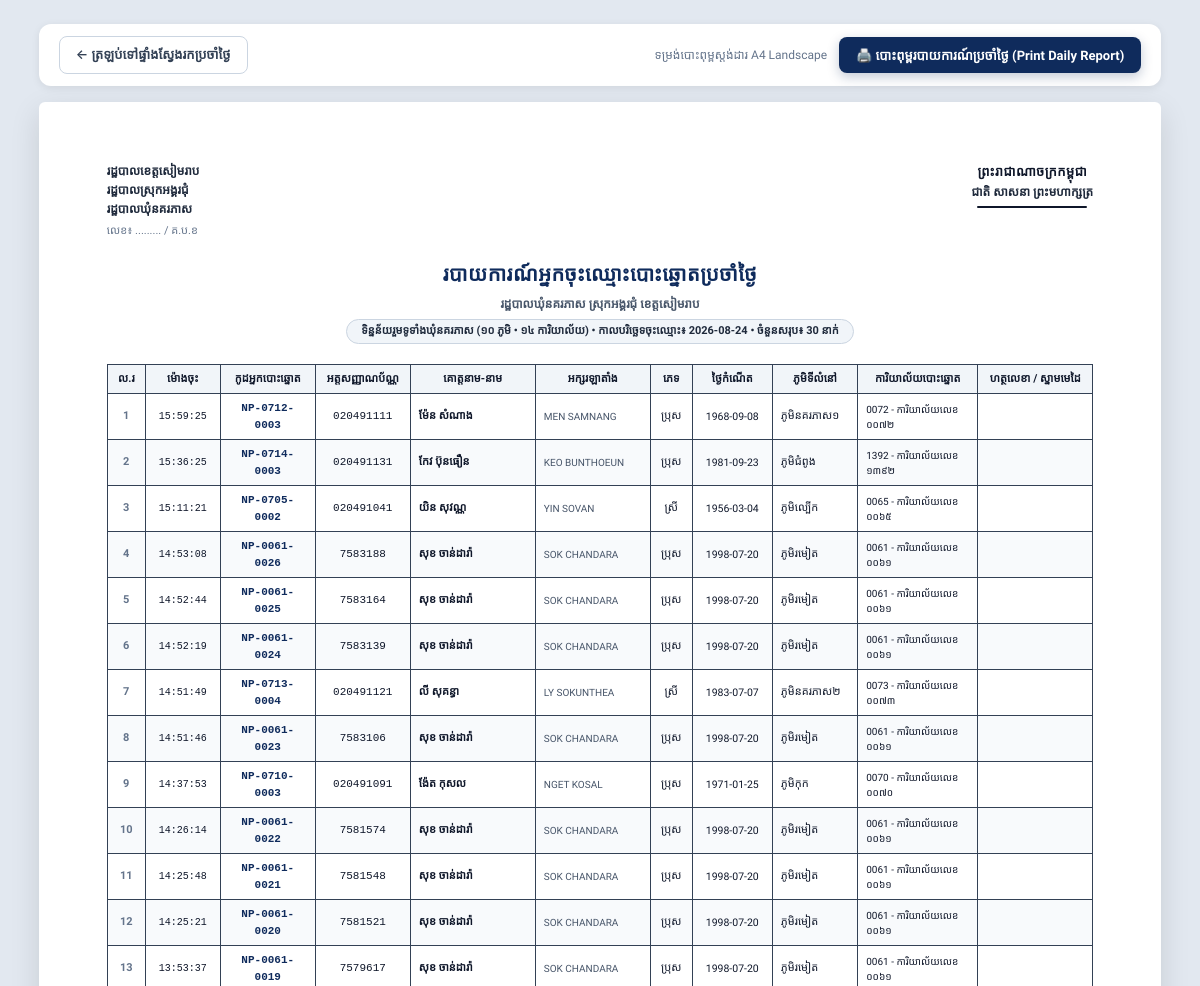
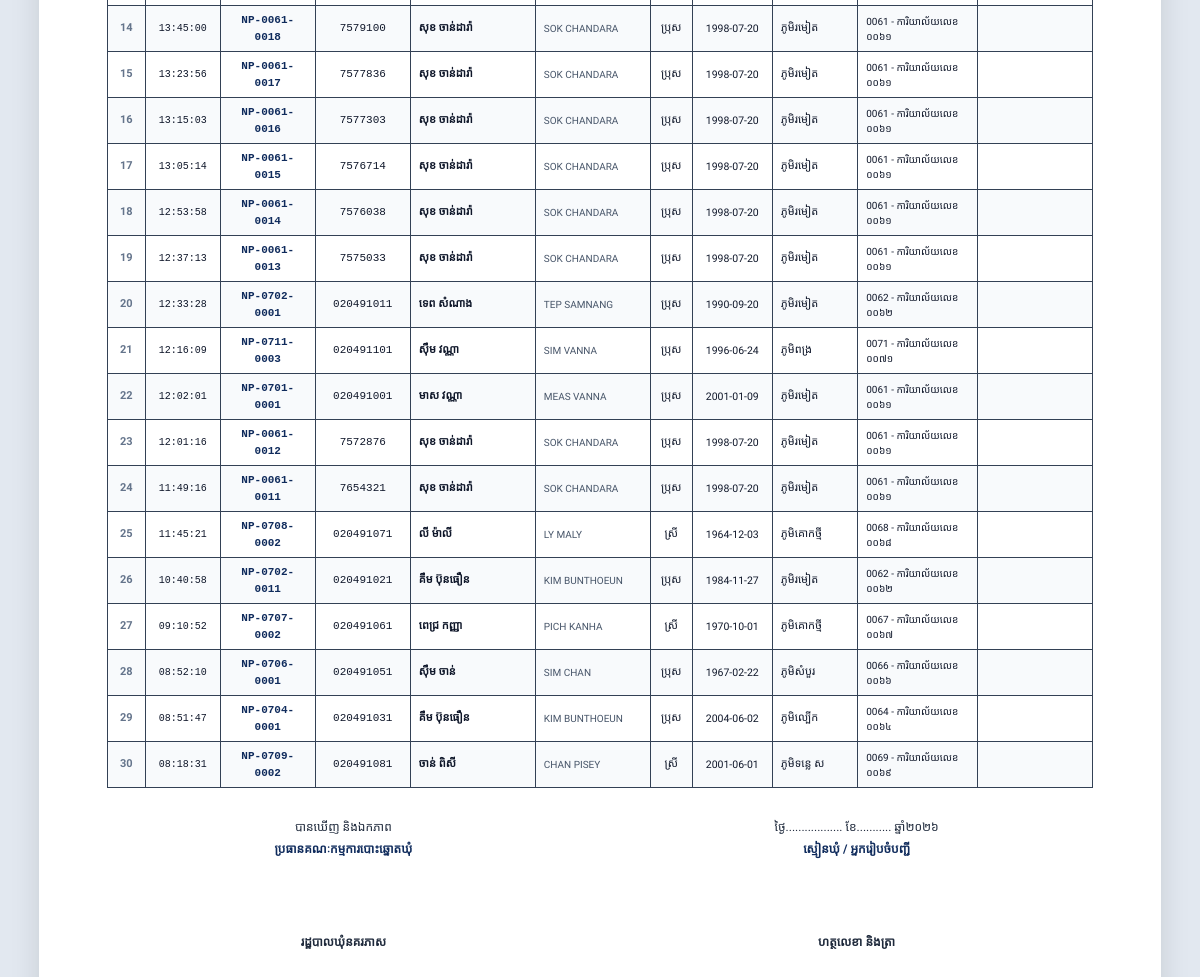
/reports/daily/print?date=2026-08-24 (signed in), run on an earlier commit of the app's database (2 pictures, top to bottom).
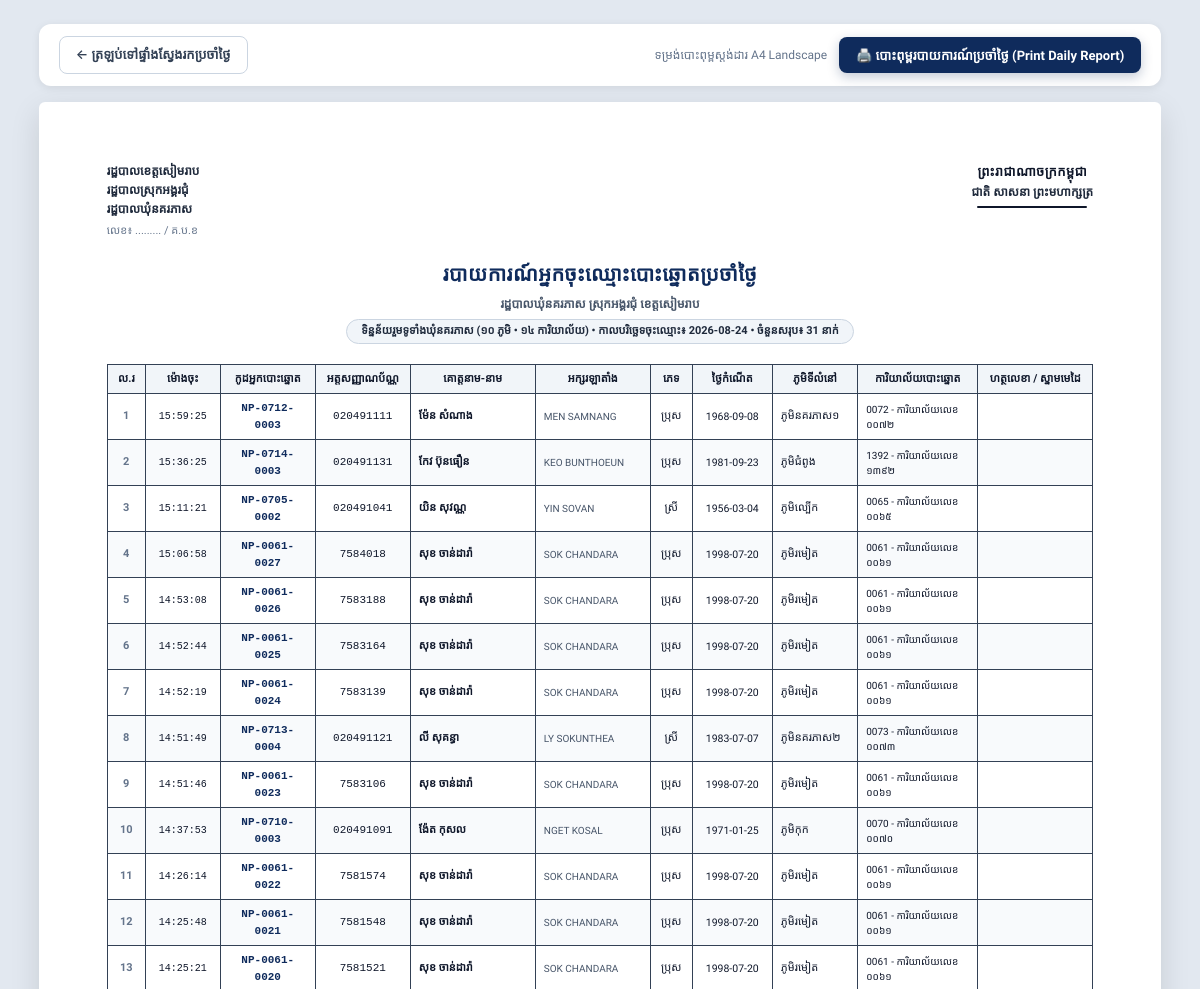
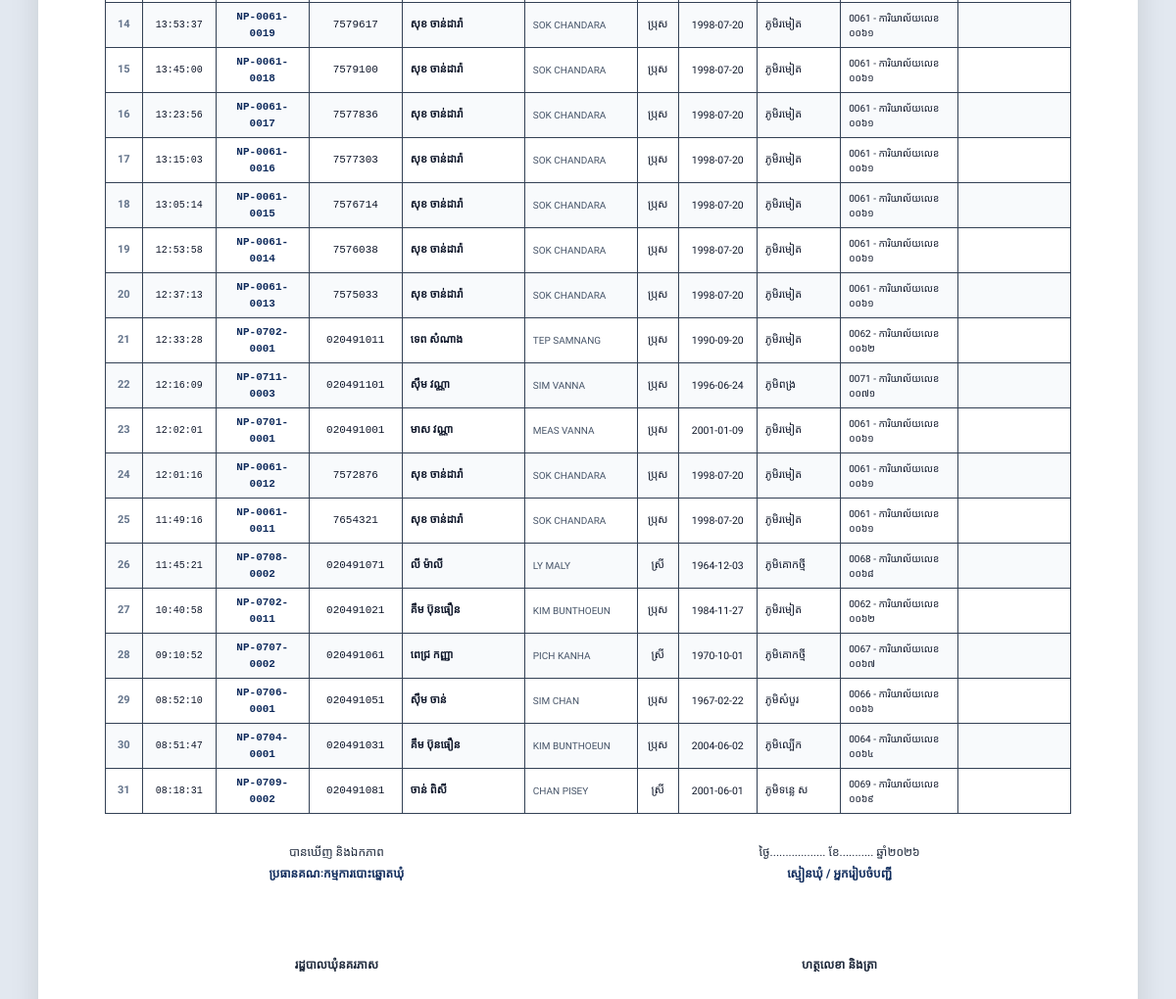
And on a later commit of the database (2 pictures, top to bottom).
### app/models.py (models this page shows, shortened)
class Voter(Base):
    __tablename__ = "voters"
    id = Column(Integer, primary_key=True, index=True)
    voter_code = Column(String(50), unique=True, index=True, nullable=False) # e.g. NP-0701-0001
    list_no = Column(Integer, nullable=False)                                # 1, 2, 3 in station
    national_id = Column(String(50), unique=True, index=True, nullable=False) # 9 or 10 digit Khmer ID card
    name_kh = Column(String(100), nullable=False)                            # ឈ្មោះខ្មែរ (e.g. ស៊ឹម ចាន់ថន)
    name_en = Column(String(100), nullable=False)                            # ឈ្មោះឡាតាំង (e.g. SIM CHANTHORN)
    gender = Column(String(20), nullable=False)                              # ប្រុស / ស្រី
    dob = Column(String(50), nullable=False)                                 # 1990-04-15 or 1990
    address = Column(String(255), nullable=True)                             # ក្រុមទី...
    village_id = Column(Integer, ForeignKey("villages.id"), nullable=False)
    station_id = Column(Integer, ForeignKey("polling_stations.id"), nullable=False)
    status = Column(String(30), default="active")                            # active, moved, deceased, suspended
    photo_url = Column(String(255), nullable=True)                          # Profile photo path
    has_voted = Column(Boolean, default=False)
    voted_at = Column(DateTime, nullable=True)
    voted_by_user_id = Column(Integer, ForeignKey("users.id"), nullable=True)
    notes = Column(Text, nullable=True)
    created_at = Column(DateTime, default=datetime.datetime.utcnow)
    updated_at = Column(DateTime, default=datetime.datetime.utcnow, onupdate=datetime.datetime.utcnow)
    village = relationship("Village", back_populates="voters")
    station = relationship("PollingStation", back_populates="voters")
    voted_by_user = relationship("User", foreign_keys=[voted_by_user_id])

class Village(Base):
    __tablename__ = "villages"
    id = Column(Integer, primary_key=True, index=True)
    code = Column(String(20), unique=True, index=True, nullable=False) # e.g. V01 to V10
    name_kh = Column(String(100), nullable=False)                     # e.g. ភូមិរមៀត
    name_en = Column(String(100), nullable=False)                     # e.g. Romiet Village
    chief_name = Column(String(100), nullable=True)                  # e.g. លោក ឈុន វុទ្ធី
    chief_phone = Column(String(50), nullable=True)                  # e.g. 012 345 678
    total_households = Column(Integer, default=0)
    created_at = Column(DateTime, default=datetime.datetime.utcnow)
    stations = relationship("PollingStation", back_populates="village")
    voters = relationship("Voter", back_populates="village")
    users = relationship("User", back_populates="village")

class PollingStation(Base):
    __tablename__ = "polling_stations"
    id = Column(Integer, primary_key=True, index=True)
    code = Column(String(20), unique=True, index=True, nullable=False) # e.g. 0701 to 0714
    name = Column(String(150), nullable=False)                         # e.g. ការិយាល័យលេខ ០៧០១
    location = Column(String(200), nullable=False)                     # e.g. សាលាបឋមសិក្សារមៀត (បន្ទប់ទី១)
    capacity = Column(Integer, default=600)                            # Maximum capacity
    village_id = Column(Integer, ForeignKey("villages.id"), nullable=True)
    officer_name = Column(String(100), nullable=True)                  # Head of polling station
    officer_phone = Column(String(50), nullable=True)
    created_at = Column(DateTime, default=datetime.datetime.utcnow)
    village = relationship("Village", back_populates="stations")
    voters = relationship("Voter", back_populates="station")
    users = relationship("User", back_populates="station")

### app/routes/report_routes.py (the view)
@router.get("/reports/daily/print", response_class=HTMLResponse)
def print_daily_registrations(
    request: Request,
    date: str = Query(..., description="Date YYYY-MM-DD"),
    village_id: str = Query("", description="Village ID"),
    station_id: str = Query("", description="Station ID"),
    db: Session = Depends(get_db)
):
    current_user = get_current_user_optional(request, db)
    if not current_user:
        return RedirectResponse(url="/login", status_code=302)
    query = db.query(Voter).filter(func.date(Voter.created_at) == date)
    village = None
    station = None
    if village_id and village_id.isdigit():
        village = db.query(Village).filter(Village.id == int(village_id)).first()
        if village:
            query = query.filter(Voter.village_id == int(village_id))
    if station_id and station_id.isdigit():
        station = db.query(PollingStation).filter(PollingStation.id == int(station_id)).first()
        if station:
            query = query.filter(Voter.station_id == int(station_id))
    voters = query.order_by(Voter.created_at.desc(), Voter.list_no.asc()).all()
    return templates.TemplateResponse(request=request, name="reports/daily_print.html", context={
        "current_user": current_user,
        "selected_date": date,
        "voters": voters,
        "village": village,
        "station": station,
        "now": datetime.datetime.now()
    })

### app/templates/reports/daily_print.html (shortened to what this page needs)
<!DOCTYPE html>
<html lang="km">
<head>
    <link rel="stylesheet" href="/static/css/style.css?v=4.0">
    <link rel="stylesheet" href="/static/css/print.css?v=4.0" media="print">
</head>
<body>
    <div class="print-toolbar">
        <a href="/reports/daily?date={{ selected_date }}" class="btn btn-outline">
            ← ត្រឡប់ទៅផ្ទាំងស្វែងរកប្រចាំថ្ងៃ
        </a>
        <div style="display: flex; align-items: center; gap: 12px;">
            <span style="font-size: 12px; color: #64748b;">ទម្រង់បោះពុម្ពស្តង់ដារ A4 Landscape</span>
            <button onclick="window.print()" class="btn btn-primary">
                🖨️ បោះពុម្ពរបាយការណ៍ប្រចាំថ្ងៃ (Print Daily Report)
            </button>
        </div>
    </div>
    <div class="sheet">
        <div class="doc-header">
            <div class="doc-header-left">
                <div>រដ្ឋបាលខេត្តសៀមរាប</div>
                <div>រដ្ឋបាលស្រុកអង្គរជុំ</div>
                <div>រដ្ឋបាលឃុំនគរភាស</div>
                <div style="font-size: 11px; font-weight: normal; color: #64748b; margin-top: 2px;">លេខ៖ ......... / គ.ប.ខ</div>
            </div>
            <div class="doc-header-right">
                <h3>ព្រះរាជាណាចក្រកម្ពុជា</h3>
                <p>ជាតិ សាសនា ព្រះមហាក្សត្រ</p>
                <div class="header-decor"></div>
            </div>
        </div>
        <div class="doc-title-block">
            <h1 class="doc-title">របាយការណ៍អ្នកចុះឈ្មោះបោះឆ្នោតប្រចាំថ្ងៃ</h1>
            <p class="doc-subtitle">
                រដ្ឋបាលឃុំនគរភាស ស្រុកអង្គរជុំ ខេត្តសៀមរាប
            </p>
            <div class="doc-badge-info">
                {% if station %}
                    {{ station.name }} (កូដ៖ {{ station.code }})
                {% elif village %}
                    ភូមិ {{ village.name_kh }} (កូដ៖ {{ village.code }})
                {% else %}
                    ទិន្នន័យរួមទូទាំងឃុំនគរភាស (១០ ភូមិ • ១៤ ការិយាល័យ)
                {% endif %}
                • <strong>កាលបរិច្ឆេទចុះឈ្មោះ៖ {{ selected_date }}</strong> • ចំនួនសរុប៖ <strong>{{ voters|length }} នាក់</strong>
            </div>
        </div>
        <table class="official-table">
            <thead>
                <tr>
                    <th style="width: 38px;">ល.រ</th>
                    <th style="width: 75px;">ម៉ោងចុះ</th>
                    <th style="width: 95px;">កូដអ្នកបោះឆ្នោត</th>
                    <th style="width: 95px;">អត្តសញ្ញាណប័ណ្ណ</th>
                    <th style="width: 125px;">គោត្តនាម-នាម</th>
                    <th style="width: 115px;">អក្សរឡាតាំង</th>
                    <th style="width: 42px;">ភេទ</th>
                    <th style="width: 80px;">ថ្ងៃកំណើត</th>
                    <th>ភូមិទីលំនៅ</th>
                    <th style="width: 120px;">ការិយាល័យបោះឆ្នោត</th>
                    <th style="width: 115px;">ហត្ថលេខា / ស្នាមមេដៃ</th>
                </tr>
            </thead>
            <tbody>
                {% if voters %}
                    {% for v in voters %}
                    <tr>
                        <td style="text-align: center; font-weight: bold; color: #64748b;">{{ loop.index }}</td>
                        <td style="font-family: monospace; text-align: center; font-size: 10px;">{{ v.created_at.strftime('%H:%M:%S') if v.created_at else '' }}</td>
                        <td style="font-family: monospace; font-weight: bold; text-align: center; color: #0f2b5c;">{{ v.voter_code }}</td>
                        <td style="font-family: monospace; text-align: center;">{{ v.national_id }}</td>
                        <td style="font-weight: bold; color: #0f172a;">{{ v.name_kh }}</td>
                        <td style="text-transform: uppercase; font-size: 10px; color: #475569;">{{ v.name_en }}</td>
                        <td style="text-align: center;">{{ v.gender }}</td>
                        <td style="text-align: center; font-size: 10.5px;">{{ v.dob }}</td>
                        <td>{{ v.village.name_kh if v.village else '' }}</td>
                        <td style="font-size: 10px;">{{ v.station.code if v.station else '' }} - {{ v.station.name if v.station else '' }}</td>
                        <td></td>
                    </tr>
                    {% endfor %}
                {% else %}
                    <tr>
                        <td colspan="11" style="text-align: center; padding: 25px; color: #64748b;">
                            មិនមានទិន្នន័យអ្នកចុះឈ្មោះក្នុងថ្ងៃទី {{ selected_date }} នេះឡើយ
                        </td>
                    </tr>
                {% endif %}
            </tbody>
        </table>
        <div class="signature-grid">
            <div class="signature-box">
                <p>បានឃើញ និងឯកភាព</p>
                <p class="signature-title">ប្រធានគណៈកម្មការបោះឆ្នោតឃុំ</p>
                <div class="signature-space"></div>
                <p style="font-weight: bold;">រដ្ឋបាលឃុំនគរភាស</p>
            </div>
            <div class="signature-box">
                <p>ថ្ងៃ.................. ខែ........... ឆ្នាំ២០២៦</p>
                <p class="signature-title">ស្មៀនឃុំ / អ្នករៀបចំបញ្ជី</p>
                <div class="signature-space"></div>
                <p style="font-weight: bold;">ហត្ថលេខា និងត្រា</p>
            </div>
        </div>
    </div>
</body>
</html>

### app/static/css/style.css (style rules this page uses)
:root { --font-body: 'Kantumruy Pro', 'Siemreap', 'Battambang', 'Outfit', system-ui, -apple-system, sans-serif; --font-heading: 'Kantumruy Pro', 'Siemreap', 'Battambang', sans-serif; --font-khmer-title: 'Moul', cursive; --font-khmer-bold: 'Kantumruy Pro', 'Battambang', sans-serif; --color-primary: #0f2b5c; --color-primary-light: #1e3a8a; --color-primary-dark: #0a1c3d; --color-accent: #d4af37; --color-accent-hover: #b89628; --color-success: #10b981; --color-success-bg: #ecfdf5; --color-warning: #f59e0b; --color-warning-bg: #fffbeb; --color-danger: #ef4444; --color-danger-bg: #fef2f2; --color-info: #3b82f6; --color-info-bg: #eff6ff; --bg-main: #f8fafc; --bg-card: #ffffff; --border-color: #e2e8f0; --text-main: #1e293b; --text-muted: #64748b; --shadow-sm: 0 1px 2px 0 rgb(0 0 0 / 0.05); --shadow-md: 0 4px 6px -1px rgb(0 0 0 / 0.1), 0 2px 4px -2px rgb(0 0 0 / 0.1); --shadow-lg: 0 10px 15px -3px rgb(0 0 0 / 0.1), 0 4px 6px -4px rgb(0 0 0 / 0.1); --shadow-xl: 0 20px 25px -5px rgb(0 0 0 / 0.1), 0 8px 10px -6px rgb(0 0 0 / 0.1); --radius-md: 12px; --radius-lg: 16px; --radius-xl: 24px; }
* { margin: 0; padding: 0; box-sizing: border-box; }
html { height: 100%; width: 100%; }
body { font-family: var(--font-body); background-color: var(--bg-main); color: var(--text-main); min-height: 100%; width: 100%; margin: 0; padding: 0; line-height: 1.65; -webkit-font-smoothing: antialiased; -moz-osx-font-smoothing: grayscale; text-rendering: optimizeLegibility; }
.btn { display: inline-flex; align-items: center; justify-content: center; gap: 8px; padding: 9px 18px; font-size: 0.925rem; font-weight: 600; font-family: var(--font-body); border-radius: var(--radius-md); cursor: pointer; transition: all 0.2s cubic-bezier(0.4, 0, 0.2, 1); border: 1px solid transparent; text-decoration: none; white-space: nowrap; }
.btn-primary { background: linear-gradient(135deg, #0f2b5c 0%, #1e3a8a 100%); color: white; box-shadow: 0 4px 12px rgba(15, 43, 92, 0.25); }
.btn-outline { background: transparent; border-color: var(--border-color); color: var(--text-main); }

What changed in the data, as far as the page shows it:
added Voter: created_at "15:06:58", voter_code "NP-0061-0027", national_id "7584018", name_kh "សុខ ចាន់ដារ៉ា", name_en "SOK CHANDARA", gender "ប្រុស", dob "1998-07-20", village "ភូមិរមៀត", station "0061", station "ការិយាល័យលេខ ០០៦១"
Also different on the page:
{{ voters|length }}: "30" → "31"
